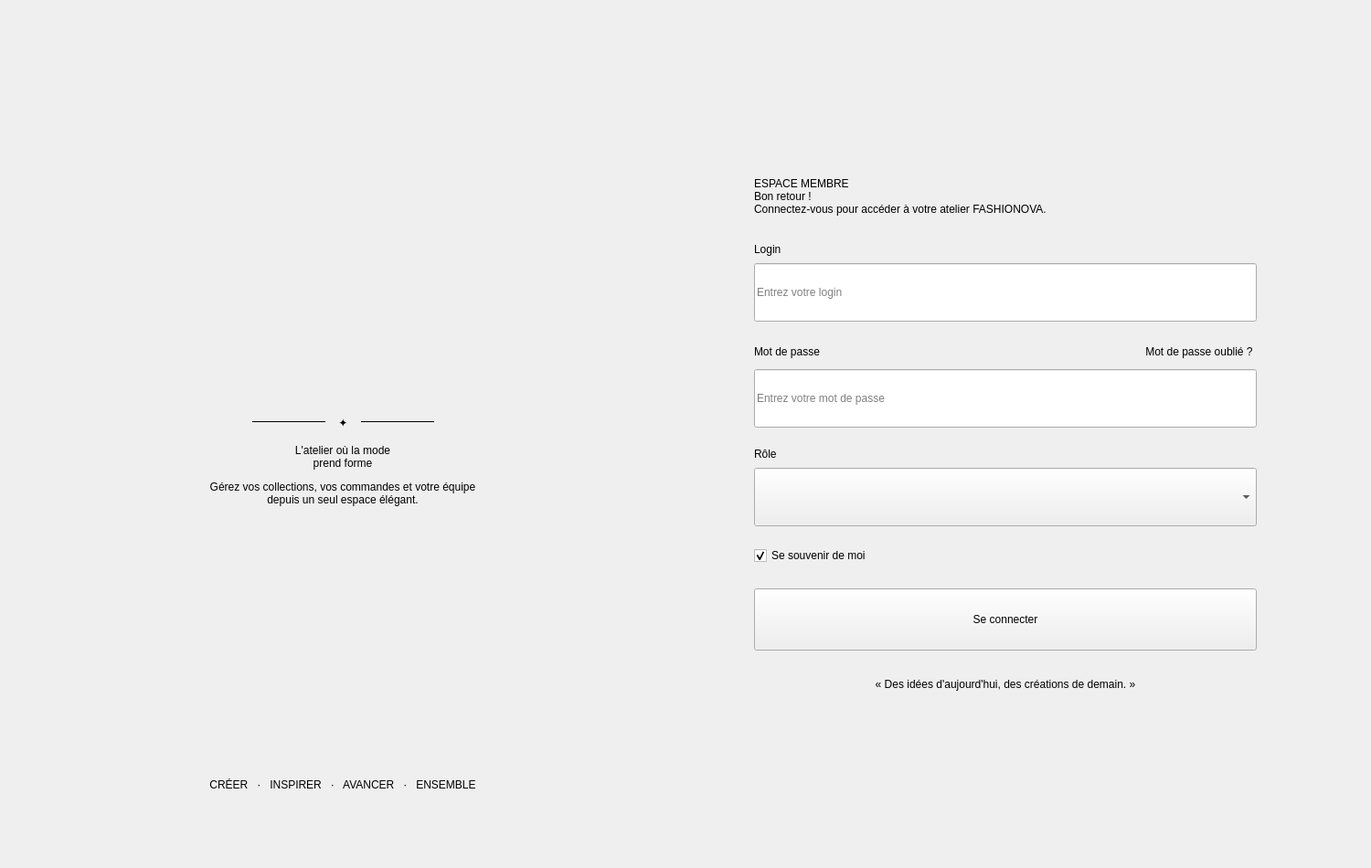
<?xml version="1.0" encoding="UTF-8"?>
<ui version="4.0">
 <class>LoginWindow</class>
 <widget class="QMainWindow" name="LoginWindow">
  <property name="geometry">
   <rect>
    <x>0</x>
    <y>0</y>
    <width>1500</width>
    <height>950</height>
   </rect>
  </property>
  <property name="windowTitle">
   <string>FASHIONOVA — Authentification</string>
  </property>
  <property name="windowIcon">
   <iconset resource="login.qrc">
    <normaloff>:/login/images/logo.png</normaloff>
    :/login/images/logo.png
   </iconset>
  </property>
  <widget class="QWidget" name="centralwidget">
   <layout class="QHBoxLayout" name="centralLayout">
    <property name="leftMargin">
     <number>25</number>
    </property>
    <property name="topMargin">
     <number>25</number>
    </property>
    <property name="rightMargin">
     <number>25</number>
    </property>
    <property name="bottomMargin">
     <number>25</number>
    </property>
    <property name="spacing">
     <number>0</number>
    </property>
    <item>
     <widget class="QFrame" name="panneauGauche">
      <property name="minimumSize">
       <size>
        <width>700</width>
        <height>0</height>
       </size>
      </property>
      <property name="maximumSize">
       <size>
        <width>700</width>
        <height>16777215</height>
       </size>
      </property>
      <layout class="QVBoxLayout" name="gaucheLayout">
       <property name="leftMargin">
        <number>25</number>
       </property>
       <property name="topMargin">
        <number>25</number>
       </property>
       <property name="rightMargin">
        <number>25</number>
       </property>
       <property name="bottomMargin">
        <number>25</number>
       </property>
       <item>
        <widget class="QFrame" name="cadreInterieur">
         <layout class="QVBoxLayout" name="cadreLayout">
          <property name="leftMargin">
           <number>30</number>
          </property>
          <property name="topMargin">
           <number>34</number>
          </property>
          <property name="rightMargin">
           <number>30</number>
          </property>
          <property name="bottomMargin">
           <number>34</number>
          </property>
          <property name="spacing">
           <number>0</number>
          </property>
          <item>
           <layout class="QHBoxLayout" name="logoLayout">
            <item>
             <spacer name="lg1">
              <property name="orientation">
               <enum>Qt::Horizontal</enum>
              </property>
              <property name="sizeHint">
               <size>
                <width>20</width>
                <height>20</height>
               </size>
              </property>
             </spacer>
            </item>
            <item>
             <widget class="QLabel" name="logoLabel">
              <property name="minimumSize">
               <size>
                <width>350</width>
                <height>350</height>
               </size>
              </property>
              <property name="maximumSize">
               <size>
                <width>350</width>
                <height>350</height>
               </size>
              </property>
              <property name="pixmap">
               <pixmap resource="login.qrc">:/login/images/logo_ombre.png</pixmap>
              </property>
              <property name="scaledContents">
               <bool>true</bool>
              </property>
             </widget>
            </item>
            <item>
             <spacer name="lg2">
              <property name="orientation">
               <enum>Qt::Horizontal</enum>
              </property>
              <property name="sizeHint">
               <size>
                <width>20</width>
                <height>20</height>
               </size>
              </property>
             </spacer>
            </item>
           </layout>
          </item>
          <item>
           <spacer name="e1">
            <property name="orientation">
             <enum>Qt::Vertical</enum>
            </property>
            <property name="sizeHint">
             <size>
              <width>20</width>
              <height>18</height>
             </size>
            </property>
            <property name="sizeType">
             <enum>QSizePolicy::Fixed</enum>
            </property>
           </spacer>
          </item>
          <item>
           <layout class="QHBoxLayout" name="decoLayout">
            <property name="spacing">
             <number>14</number>
            </property>
            <item>
             <spacer name="dc1">
              <property name="orientation">
               <enum>Qt::Horizontal</enum>
              </property>
              <property name="sizeHint">
               <size>
                <width>20</width>
                <height>20</height>
               </size>
              </property>
             </spacer>
            </item>
            <item>
             <widget class="QFrame" name="decoLigneGauche">
              <property name="minimumSize">
               <size>
                <width>80</width>
                <height>1</height>
               </size>
              </property>
              <property name="maximumSize">
               <size>
                <width>80</width>
                <height>1</height>
               </size>
              </property>
              <property name="frameShape">
               <enum>QFrame::HLine</enum>
              </property>
             </widget>
            </item>
            <item>
             <widget class="QLabel" name="decoEtoile">
              <property name="text">
               <string>✦</string>
              </property>
              <property name="alignment">
               <set>Qt::AlignCenter</set>
              </property>
             </widget>
            </item>
            <item>
             <widget class="QFrame" name="decoLigneDroite">
              <property name="minimumSize">
               <size>
                <width>80</width>
                <height>1</height>
               </size>
              </property>
              <property name="maximumSize">
               <size>
                <width>80</width>
                <height>1</height>
               </size>
              </property>
              <property name="frameShape">
               <enum>QFrame::HLine</enum>
              </property>
             </widget>
            </item>
            <item>
             <spacer name="dc2">
              <property name="orientation">
               <enum>Qt::Horizontal</enum>
              </property>
              <property name="sizeHint">
               <size>
                <width>20</width>
                <height>20</height>
               </size>
              </property>
             </spacer>
            </item>
           </layout>
          </item>
          <item>
           <spacer name="e2">
            <property name="orientation">
             <enum>Qt::Vertical</enum>
            </property>
            <property name="sizeHint">
             <size>
              <width>20</width>
              <height>14</height>
             </size>
            </property>
            <property name="sizeType">
             <enum>QSizePolicy::Fixed</enum>
            </property>
           </spacer>
          </item>
          <item>
           <widget class="QLabel" name="titreGauche">
            <property name="text">
             <string>L'atelier où la mode
prend forme</string>
            </property>
            <property name="alignment">
             <set>Qt::AlignCenter</set>
            </property>
           </widget>
          </item>
          <item>
           <spacer name="e3">
            <property name="orientation">
             <enum>Qt::Vertical</enum>
            </property>
            <property name="sizeHint">
             <size>
              <width>20</width>
              <height>12</height>
             </size>
            </property>
            <property name="sizeType">
             <enum>QSizePolicy::Fixed</enum>
            </property>
           </spacer>
          </item>
          <item>
           <widget class="QLabel" name="sousTitreGauche">
            <property name="text">
             <string>Gérez vos collections, vos commandes et votre équipe
depuis un seul espace élégant.</string>
            </property>
            <property name="alignment">
             <set>Qt::AlignCenter</set>
            </property>
           </widget>
          </item>
          <item>
           <spacer name="e4">
            <property name="orientation">
             <enum>Qt::Vertical</enum>
            </property>
            <property name="sizeHint">
             <size>
              <width>20</width>
              <height>20</height>
             </size>
            </property>
           </spacer>
          </item>
          <item>
           <widget class="QLabel" name="valeursLabel">
            <property name="text">
             <string>CRÉER   ·   INSPIRER   ·   AVANCER   ·   ENSEMBLE</string>
            </property>
            <property name="alignment">
             <set>Qt::AlignCenter</set>
            </property>
           </widget>
          </item>
         </layout>
        </widget>
       </item>
      </layout>
     </widget>
    </item>
    <item>
     <widget class="QWidget" name="panneauDroit">
      <layout class="QHBoxLayout" name="droiteLayout">
       <item>
        <spacer name="d1">
         <property name="orientation">
          <enum>Qt::Horizontal</enum>
         </property>
         <property name="sizeHint">
          <size>
           <width>20</width>
           <height>20</height>
          </size>
         </property>
        </spacer>
       </item>
       <item>
        <widget class="QWidget" name="formulaire">
         <property name="minimumSize">
          <size>
           <width>550</width>
           <height>0</height>
          </size>
         </property>
         <property name="maximumSize">
          <size>
           <width>550</width>
           <height>16777215</height>
          </size>
         </property>
         <layout class="QVBoxLayout" name="formLayout">
          <property name="leftMargin">
           <number>0</number>
          </property>
          <property name="topMargin">
           <number>0</number>
          </property>
          <property name="rightMargin">
           <number>0</number>
          </property>
          <property name="bottomMargin">
           <number>0</number>
          </property>
          <property name="spacing">
           <number>0</number>
          </property>
          <item>
           <spacer name="f0">
            <property name="orientation">
             <enum>Qt::Vertical</enum>
            </property>
            <property name="sizeHint">
             <size>
              <width>20</width>
              <height>20</height>
             </size>
            </property>
           </spacer>
          </item>
          <item>
           <widget class="QLabel" name="espaceMembre">
            <property name="text">
             <string>ESPACE MEMBRE</string>
            </property>
           </widget>
          </item>
          <item>
           <widget class="QLabel" name="bonRetour">
            <property name="text">
             <string>Bon retour !</string>
            </property>
           </widget>
          </item>
          <item>
           <widget class="QLabel" name="sousTitre">
            <property name="text">
             <string>Connectez-vous pour accéder à votre atelier FASHIONOVA.</string>
            </property>
            <property name="wordWrap">
             <bool>true</bool>
            </property>
           </widget>
          </item>
          <item>
           <spacer name="f1">
            <property name="orientation">
             <enum>Qt::Vertical</enum>
            </property>
            <property name="sizeHint">
             <size>
              <width>20</width>
              <height>30</height>
             </size>
            </property>
            <property name="sizeType">
             <enum>QSizePolicy::Fixed</enum>
            </property>
           </spacer>
          </item>
          <item>
           <widget class="QLabel" name="lblLogin">
            <property name="text">
             <string>Login</string>
            </property>
           </widget>
          </item>
          <item>
           <spacer name="f2">
            <property name="orientation">
             <enum>Qt::Vertical</enum>
            </property>
            <property name="sizeHint">
             <size>
              <width>20</width>
              <height>8</height>
             </size>
            </property>
            <property name="sizeType">
             <enum>QSizePolicy::Fixed</enum>
            </property>
           </spacer>
          </item>
          <item>
           <widget class="QLineEdit" name="loginEdit">
            <property name="minimumSize">
             <size>
              <width>0</width>
              <height>64</height>
             </size>
            </property>
            <property name="placeholderText">
             <string>Entrez votre login</string>
            </property>
           </widget>
          </item>
          <item>
           <spacer name="f3">
            <property name="orientation">
             <enum>Qt::Vertical</enum>
            </property>
            <property name="sizeHint">
             <size>
              <width>20</width>
              <height>22</height>
             </size>
            </property>
            <property name="sizeType">
             <enum>QSizePolicy::Fixed</enum>
            </property>
           </spacer>
          </item>
          <item>
           <layout class="QHBoxLayout" name="mdpLabelLayout">
            <item>
             <widget class="QLabel" name="lblMotDePasse">
              <property name="text">
               <string>Mot de passe</string>
              </property>
             </widget>
            </item>
            <item>
             <spacer name="m1">
              <property name="orientation">
               <enum>Qt::Horizontal</enum>
              </property>
              <property name="sizeHint">
               <size>
                <width>20</width>
                <height>20</height>
               </size>
              </property>
             </spacer>
            </item>
            <item>
             <widget class="QPushButton" name="btnMotDePasseOublie">
              <property name="text">
               <string>Mot de passe oublié ?</string>
              </property>
              <property name="cursor">
               <cursorShape>PointingHandCursor</cursorShape>
              </property>
              <property name="flat">
               <bool>true</bool>
              </property>
             </widget>
            </item>
           </layout>
          </item>
          <item>
           <spacer name="f4">
            <property name="orientation">
             <enum>Qt::Vertical</enum>
            </property>
            <property name="sizeHint">
             <size>
              <width>20</width>
              <height>8</height>
             </size>
            </property>
            <property name="sizeType">
             <enum>QSizePolicy::Fixed</enum>
            </property>
           </spacer>
          </item>
          <item>
           <widget class="QLineEdit" name="motDePasseEdit">
            <property name="minimumSize">
             <size>
              <width>0</width>
              <height>64</height>
             </size>
            </property>
            <property name="placeholderText">
             <string>Entrez votre mot de passe</string>
            </property>
            <property name="echoMode">
             <enum>QLineEdit::Password</enum>
            </property>
           </widget>
          </item>
          <item>
           <spacer name="f5">
            <property name="orientation">
             <enum>Qt::Vertical</enum>
            </property>
            <property name="sizeHint">
             <size>
              <width>20</width>
              <height>22</height>
             </size>
            </property>
            <property name="sizeType">
             <enum>QSizePolicy::Fixed</enum>
            </property>
           </spacer>
          </item>
          <item>
           <widget class="QLabel" name="lblRole">
            <property name="text">
             <string>Rôle</string>
            </property>
           </widget>
          </item>
          <item>
           <spacer name="f6">
            <property name="orientation">
             <enum>Qt::Vertical</enum>
            </property>
            <property name="sizeHint">
             <size>
              <width>20</width>
              <height>8</height>
             </size>
            </property>
            <property name="sizeType">
             <enum>QSizePolicy::Fixed</enum>
            </property>
           </spacer>
          </item>
          <item>
           <widget class="QComboBox" name="roleCombo">
            <property name="minimumSize">
             <size>
              <width>0</width>
              <height>64</height>
             </size>
            </property>
            <property name="placeholderText">
             <string>Sélectionnez votre rôle</string>
            </property>
            <property name="currentIndex">
             <number>-1</number>
            </property>
            <property name="cursor">
             <cursorShape>PointingHandCursor</cursorShape>
            </property>
            <item>
             <property name="text">
              <string>Administrateur</string>
             </property>
            </item>
            <item>
             <property name="text">
              <string>Styliste</string>
             </property>
            </item>
            <item>
             <property name="text">
              <string>Couturier</string>
             </property>
            </item>
           </widget>
          </item>
          <item>
           <spacer name="f7">
            <property name="orientation">
             <enum>Qt::Vertical</enum>
            </property>
            <property name="sizeHint">
             <size>
              <width>20</width>
              <height>22</height>
             </size>
            </property>
            <property name="sizeType">
             <enum>QSizePolicy::Fixed</enum>
            </property>
           </spacer>
          </item>
          <item>
           <widget class="QCheckBox" name="checkSouvenir">
            <property name="text">
             <string>Se souvenir de moi</string>
            </property>
            <property name="checked">
             <bool>true</bool>
            </property>
            <property name="cursor">
             <cursorShape>PointingHandCursor</cursorShape>
            </property>
           </widget>
          </item>
          <item>
           <spacer name="f8">
            <property name="orientation">
             <enum>Qt::Vertical</enum>
            </property>
            <property name="sizeHint">
             <size>
              <width>20</width>
              <height>26</height>
             </size>
            </property>
            <property name="sizeType">
             <enum>QSizePolicy::Fixed</enum>
            </property>
           </spacer>
          </item>
          <item>
           <widget class="QPushButton" name="btnConnecter">
            <property name="text">
             <string>Se connecter</string>
            </property>
            <property name="minimumSize">
             <size>
              <width>0</width>
              <height>68</height>
             </size>
            </property>
            <property name="cursor">
             <cursorShape>PointingHandCursor</cursorShape>
            </property>
            <property name="layoutDirection">
             <enum>Qt::RightToLeft</enum>
            </property>
           </widget>
          </item>
          <item>
           <spacer name="f9">
            <property name="orientation">
             <enum>Qt::Vertical</enum>
            </property>
            <property name="sizeHint">
             <size>
              <width>20</width>
              <height>30</height>
             </size>
            </property>
            <property name="sizeType">
             <enum>QSizePolicy::Fixed</enum>
            </property>
           </spacer>
          </item>
          <item>
           <widget class="QLabel" name="citation">
            <property name="text">
             <string>« Des idées d'aujourd'hui, des créations de demain. »</string>
            </property>
            <property name="alignment">
             <set>Qt::AlignCenter</set>
            </property>
           </widget>
          </item>
          <item>
           <spacer name="f10">
            <property name="orientation">
             <enum>Qt::Vertical</enum>
            </property>
            <property name="sizeHint">
             <size>
              <width>20</width>
              <height>20</height>
             </size>
            </property>
           </spacer>
          </item>
         </layout>
        </widget>
       </item>
       <item>
        <spacer name="d2">
         <property name="orientation">
          <enum>Qt::Horizontal</enum>
         </property>
         <property name="sizeHint">
          <size>
           <width>20</width>
           <height>20</height>
          </size>
         </property>
        </spacer>
       </item>
      </layout>
     </widget>
    </item>
   </layout>
  </widget>
 </widget>
 <resources>
  <include location="login.qrc"/>
 </resources>
 <connections/>
</ui>
